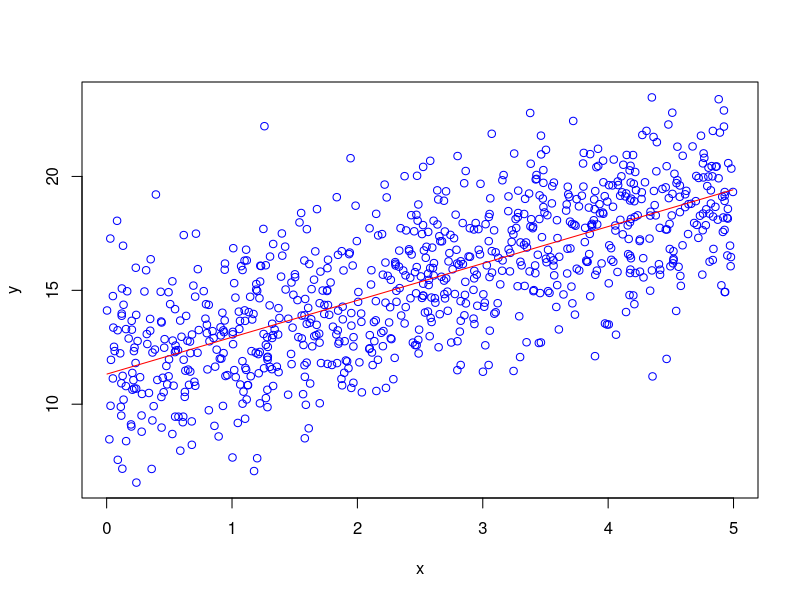
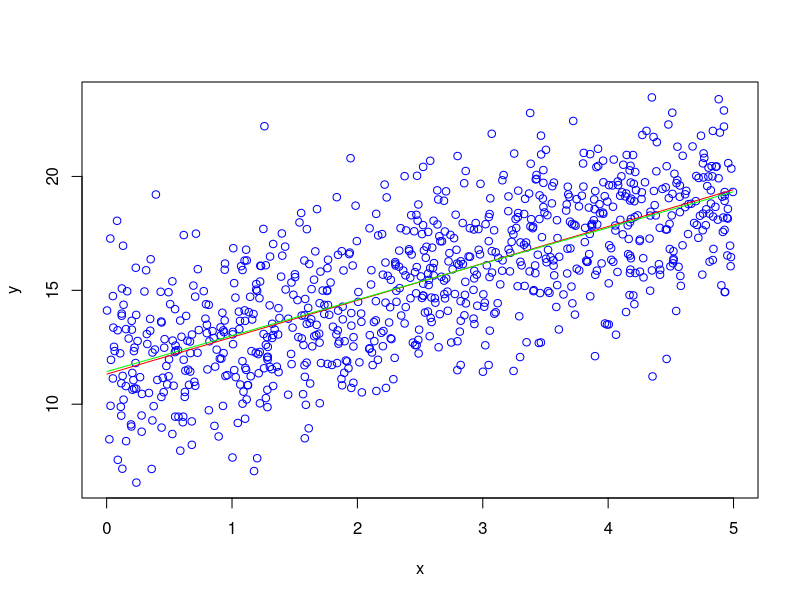
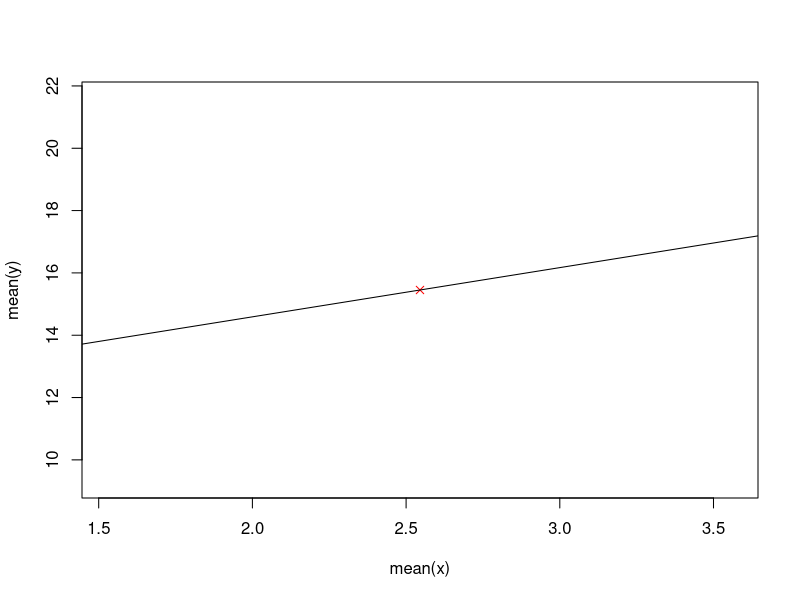
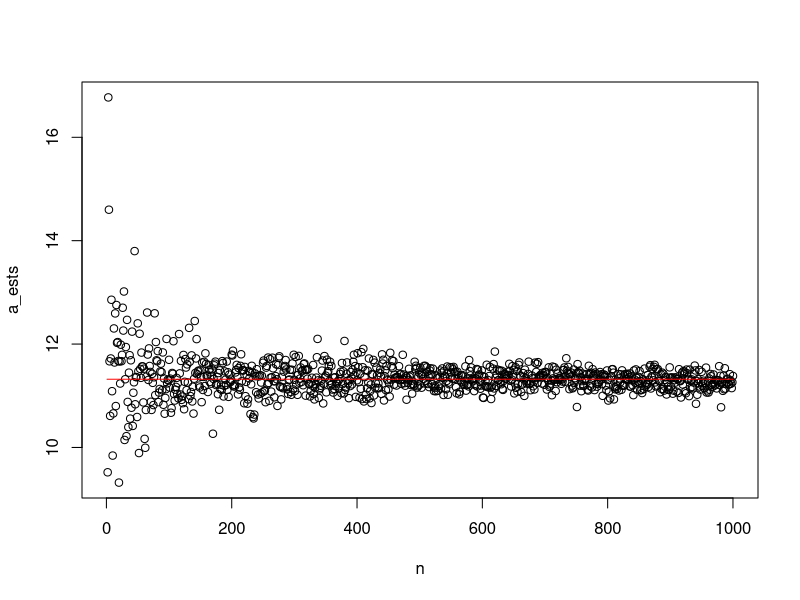
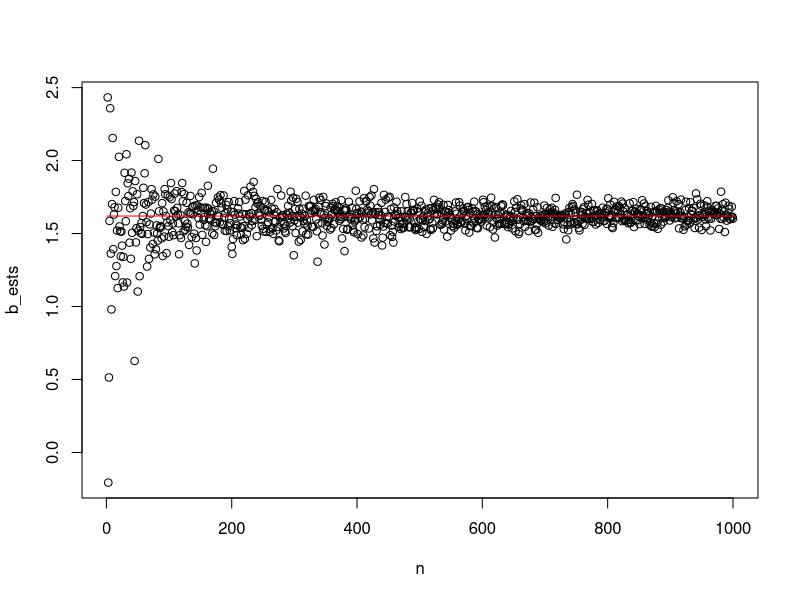
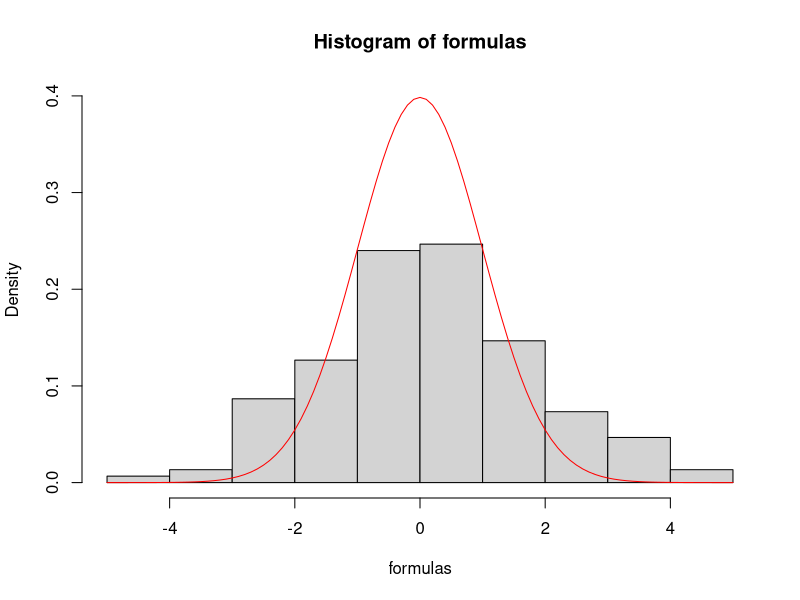

Recreate these plots in R, in order.
# Auteurs  : Chloé Lezaire & Alexandre Bidaux

# Scripts de la partie 2

## Setup 
a0<-round(runif(1,3,15),2)  
b0<-round(runif(1,1,5),2)  
s0<-round(runif(1,1,3),2)

## Q1a
# n est une valeure aléatoire comprise entre 200 et 1000
# (si on veut des résultats toujours a peu près similaire on peut aussi fixer la variable)
n <- sample(200:1000,1, replace=F) 
x <- runif(n, 0, 5)


## Q1b - On crée Y tel que y suit une formule de regression lineaire (basée sur la loi normale)
generate_y <- function(x, a, b, s) {
  v <- c()
  for(xi in x) {
    v <- c(v, rnorm(1, a + xi*b, s))
  }
  return(v)
}
y <- generate_y(x, a0, b0, s0)

## Q2
plot(x, y, col="blue")
lines(x, a0 + x*b0, add=TRUE, col="red")

## Q3
b_estim <- function(x, y) {
  if (length(x) != length(y)) {
    stop("x et y n'ont pas la même taille")
  }
  n <- length(x)
  sxY <- mean(x*y)-mean(x)*mean(y)
  s2x <- mean((x - mean(x))**2)
  return(sxY/s2x)
}
a_estim <- function(x, y) {
  if (length(x) != length(y)) {
    stop("x et y n'ont pas la même taille")
  }
  b_est <- b_estim(x, y)
  return(mean(y) - b_est*mean(x))
}
sigma_estim <- function(x, y) {
  if (length(x) != length(y)) {
    stop("x et y n'ont pas la même taille")
  }
  a_est <- a_estim(x, y)
  b_est <- b_estim(x, y)
  # Erreur dans le sujet ? pas de sqrt ici normalement mais sans les résultats ne sont plus cohérents
  return(sqrt(mean((y - a_est - b_est*x)**2)))
  #return(mean((y - a_est - b_est*x)**2))
}

## Q4
a_est <- a_estim(x, y)
b_est <- b_estim(x, y)
sigma_est <- sigma_estim(x, y)

## Q5
plot(x, y, col="blue")
lines(x, a0 + x*b0, add=TRUE, col="red")
y_ests <- a_est + b_est*x
lines(x, y_ests, add=TRUE, col="green")

## Q6
e_ests <- y - y_ests
sum(e_ests)

## Q7
plot(mean(x), mean(y), col="red", pch=4)
lines(x, y_ests, col="black", add=TRUE)

## Q8
donnees <- data.frame(varx = x, vary = y)
reg <- lm(vary~varx, data = donnees)
summary(reg)

## Q9
n = seq(1, 1000, by=1)
a_ests = c()
b_ests = c()
for (ni in n) {
  x2 <- runif(ni, 0, 5)
  y2 <- generate_y(x2, a0, b0, s0)
  a_ests = c(a_ests, a_estim(x2, y2))
  b_ests = c(b_ests, b_estim(x2, y2))
}
plot(n, a_ests, col="black")
lines(n, n*0 + a0, col="red", add=TRUE)
plot(n, b_ests, col="black")
lines(n, n*0 + b0, col="red", add=TRUE)

## Q10
n <- 200
xt <- replicate(150, runif(n, 0, 5))
formulas <- c()
for (t in 1:150) {
  xti <- xt[t,]
  yti <- generate_y(xti, a0, b0, s0)
  a_est_t <- a_estim(xti, yti)
  s2xt <- mean((yti - mean(yti))*(xti - mean(xti)))/b_estim(xti, yti)
  #s2xt <-  mean((xti - mean(xti))**2)
  sigma_est_t <- sigma_estim(xti, yti)
  res <- (a_est_t - a0)/sqrt((sigma_est_t/n)*(1+((mean(xti)**2)/s2xt)))
  formulas <- c(formulas, res)
}
hist(formulas, prob = TRUE, ylim = c(0, max(dt(x, df=n-2))))
curve(dt(x, df=n-2), col="red", add=TRUE)
      
